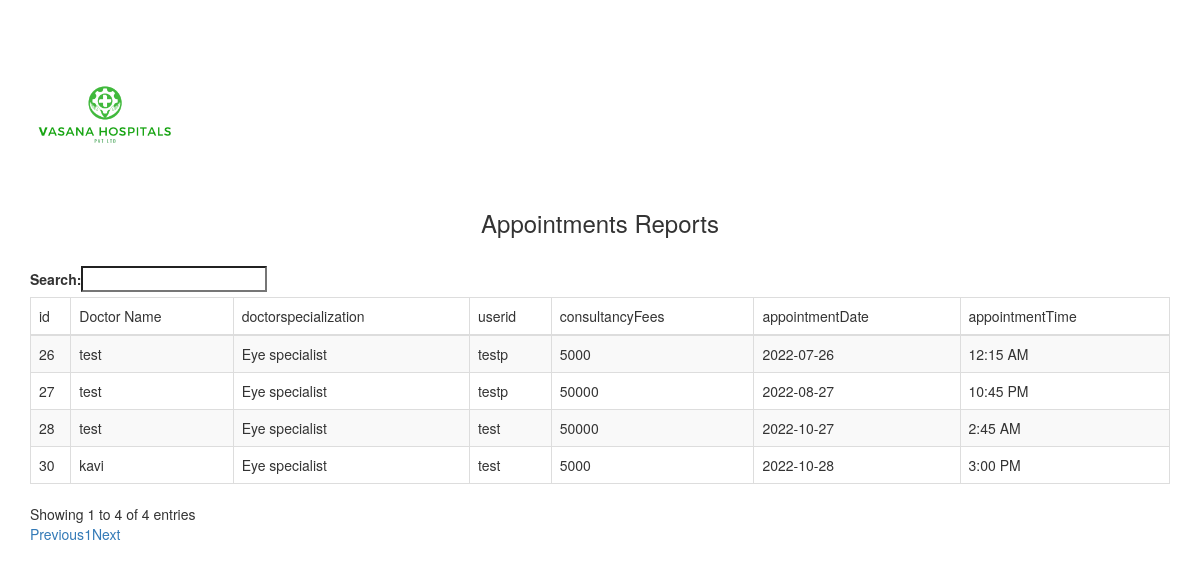
/hms/admin/datatable-appointment.php, run on the app's committed database.
### tables this page shows
CREATE TABLE `appointment` (
  `id` int(11) NOT NULL,
  `doctorSpecialization` varchar(255) DEFAULT NULL,
  `doctorId` int(11) DEFAULT NULL,
  `userId` int(11) DEFAULT NULL,
  `consultancyFees` int(11) DEFAULT NULL,
  `appointmentDate` varchar(255) DEFAULT NULL,
  `appointmentTime` varchar(255) DEFAULT NULL,
  `postingDate` timestamp NULL DEFAULT CURRENT_TIMESTAMP,
  `userStatus` int(11) DEFAULT NULL,
  `doctorStatus` int(11) DEFAULT NULL,
  `updationDate` timestamp NULL DEFAULT NULL ON UPDATE CURRENT_TIMESTAMP
);

CREATE TABLE `doctors` (
  `id` int(11) NOT NULL,
  `specilization` varchar(255) DEFAULT NULL,
  `doctorName` varchar(255) DEFAULT NULL,
  `address` longtext,
  `docFees` varchar(255) DEFAULT NULL,
  `contactno` bigint(11) DEFAULT NULL,
  `docEmail` varchar(255) DEFAULT NULL,
  `password` varchar(255) DEFAULT NULL,
  `creationDate` timestamp NULL DEFAULT CURRENT_TIMESTAMP,
  `updationDate` timestamp NULL DEFAULT NULL ON UPDATE CURRENT_TIMESTAMP
);

CREATE TABLE `users` (
  `id` int(11) NOT NULL,
  `fullName` varchar(255) DEFAULT NULL,
  `address` longtext,
  `city` varchar(255) DEFAULT NULL,
  `gender` varchar(255) DEFAULT NULL,
  `email` varchar(255) DEFAULT NULL,
  `password` varchar(255) DEFAULT NULL,
  `regDate` timestamp NULL DEFAULT CURRENT_TIMESTAMP,
  `updationDate` timestamp NULL DEFAULT NULL ON UPDATE CURRENT_TIMESTAMP
);

### hms/admin/datatable-appointment.php (the view, shortened to what this page needs)
<?php
 $connect = mysqli_connect("localhost", "root", "", "hms");
 $query ="select doctors.doctorName as docname,users.fullName as pname,appointment.*  from appointment join doctors on doctors.id=appointment.doctorId join users on users.id=appointment.userId";
 $result = mysqli_query($connect, $query);
 ?>
 <!DOCTYPE html>
 <html>
      <head>
           <link rel="stylesheet" href="https://maxcdn.bootstrapcdn.com/bootstrap/3.3.6/css/bootstrap.min.css" />
           <link rel="stylesheet" href="https://cdn.datatables.net/1.10.12/css/dataTables.bootstrap.min.css" />
           <link rel="stylesheet" href="https://cdn.datatables.net/buttons/2.2.2/css/buttons.dataTables.min.css"/>
      </head>
      <body>
           <br /><br />
           <div class="container">
               <img  src="assets/images/logo.png" style="height: 150px; align-items: center;">
                <h3 align="center">Appointments Reports</h3>
                <br />
                <div class="table-responsive">
                     <table id="employee_data" class="table table-striped table-bordered">
                          <thead>
                              <tr>
                                    <td>id</td>
                                    <td>Doctor Name</td>
                                    <td>doctorspecialization</td>
                                    <td>userid</td>
                                    <td>consultancyFees</td>
                                    <td>appointmentDate</td>
                                    <td>appointmentTime</td>
                               </tr>
                          </thead>
                          <?php
                          while($row = mysqli_fetch_array($result))
                          {
                               echo '
                               <tr>
                               <td>'.$row["id"].'</td>
                               <td>'.$row["docname"].'</td>
                               <td>'.$row["doctorSpecialization"].'</td>
                               <td>'.$row["pname"].'</td>
                               <td>'.$row["consultancyFees"].'</td>
                               <td>'.$row["appointmentDate"].'</td>
                               <td>'.$row["appointmentTime"].'</td>
                          </tr>
                               ';
                          }
                          ?>
                     </table>
                </div>
           </div>
      </body>
 </html>

### data on the page
appointment: id "26", doctorId.doctorName "test", doctorSpecialization "Eye specialist", userId.fullName "testp", consultancyFees "5000", appointmentDate "2022-07-26", appointmentTime "12:15 AM"
appointment: id "27", doctorId.doctorName "test", doctorSpecialization "Eye specialist", userId.fullName "testp", consultancyFees "50000", appointmentDate "2022-08-27", appointmentTime "10:45 PM"
appointment: id "28", doctorId.doctorName "test", doctorSpecialization "Eye specialist", userId.fullName "test", consultancyFees "50000", appointmentDate "2022-10-27", appointmentTime "2:45 AM"
appointment: id "30", doctorId.doctorName "kavi", doctorSpecialization "Eye specialist", userId.fullName "test", consultancyFees "5000", appointmentDate "2022-10-28", appointmentTime "3:00 PM"
